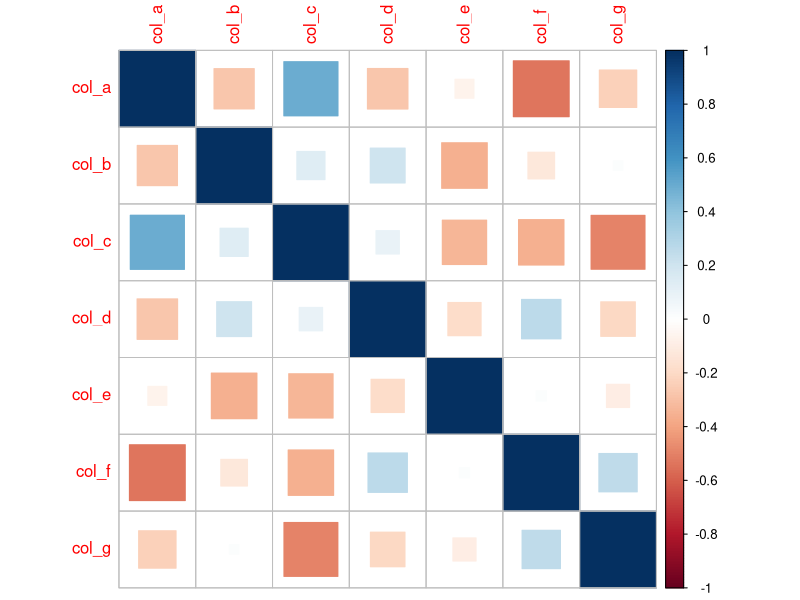
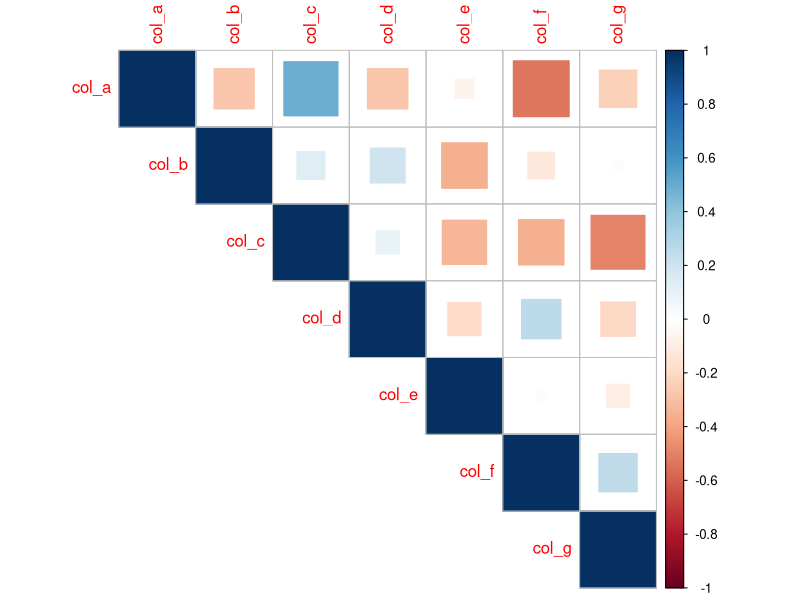
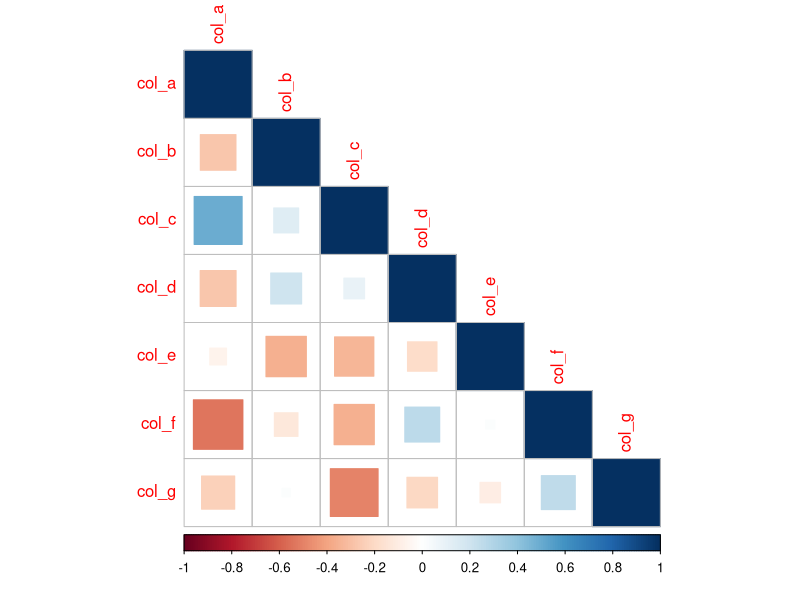
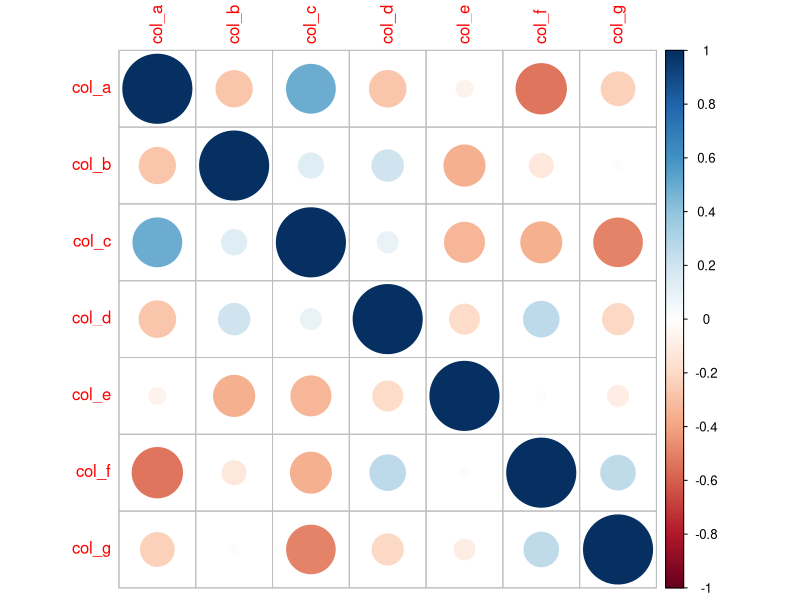
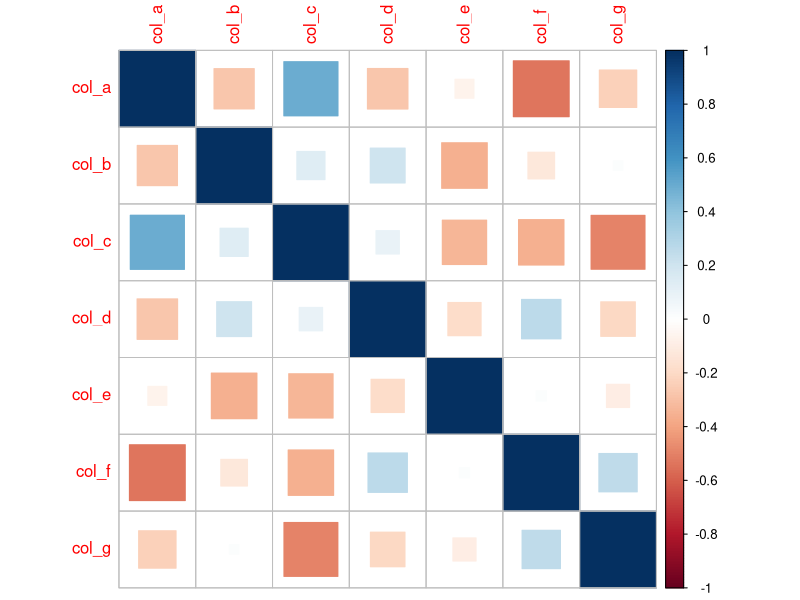
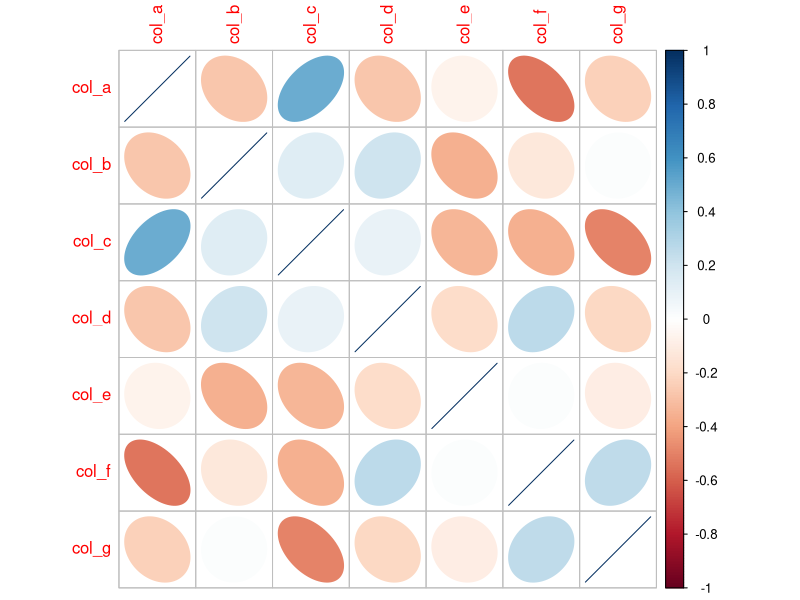
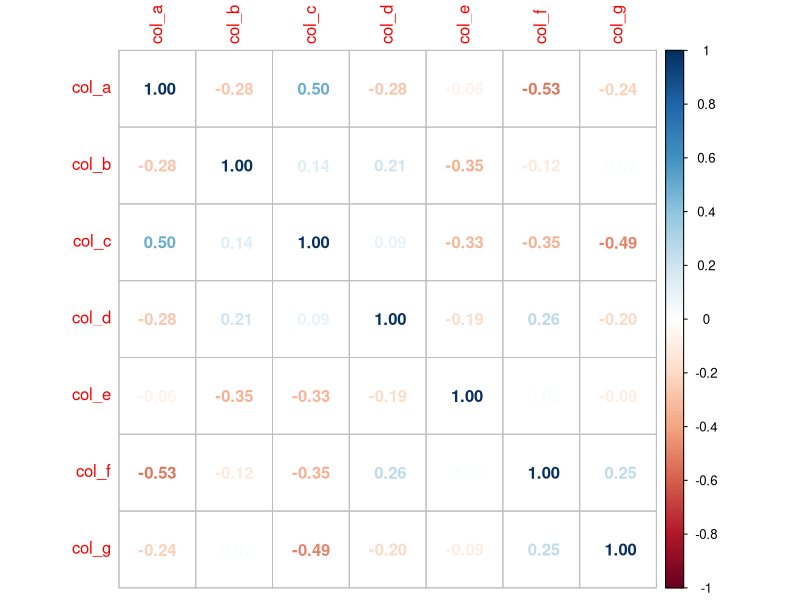
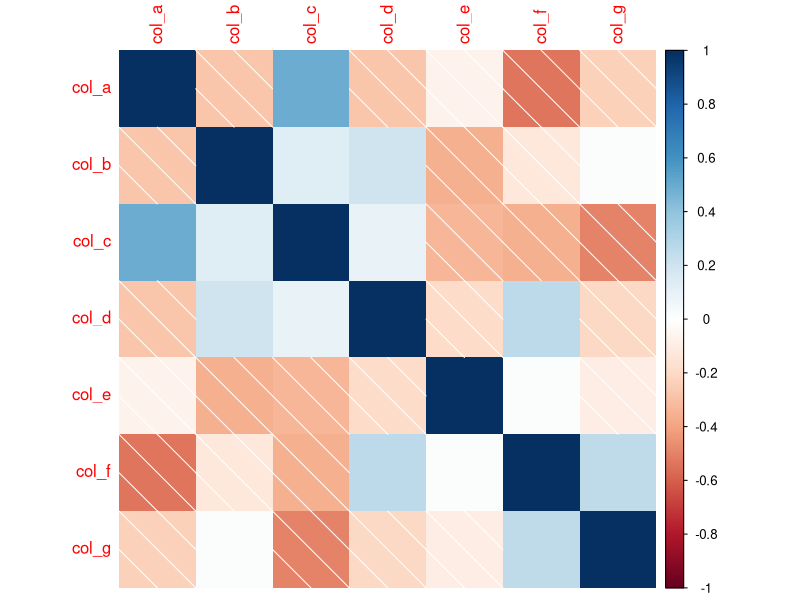

Source code (R) for these figures, in order:
# install.packages("corrplot")
library("corrplot")

set.seed(567)
df_3 = data.frame(col_a = sample(1:20, 20, replace = TRUE),
                  col_b = sample(1:20, 20, replace = TRUE),
                  col_c = sample(1:20, 20, replace = TRUE),
                  col_d = sample(1:20, 20, replace = TRUE),
                  col_e = sample(1:20, 20, replace = TRUE),
                  col_f = sample(1:20, 20, replace = TRUE),
                  col_g = sample(1:20, 20, replace = TRUE))
head(df_3)

cor_df_3 = cor(df_3)
cor_df_3

corrplot(cor_df_3, method = "square", type = "full")
corrplot(cor_df_3, method = "square", type = "upper")
corrplot(cor_df_3, method = "square", type = "lower")

corrplot(cor_df_3, method = "circle")
corrplot(cor_df_3, method = "square")
corrplot(cor_df_3, method = "ellipse")
corrplot(cor_df_3, method = "number")
corrplot(cor_df_3, method = "shade")
corrplot(cor_df_3, method = "color")
corrplot(cor_df_3, method = "pie")

corrplot(cor_df_3, method = "number", bg = "#000000")
corrplot(cor_df_3, method = "number", bg = "#FFAACC")

corrplot(cor_df_3, method = "color", diag = TRUE)
corrplot(cor_df_3, method = "color", diag = FALSE)

corrplot(cor_df_3, method = "color", diag = TRUE,
         addrect = 3, rect.col = "black", order = "hclust")
